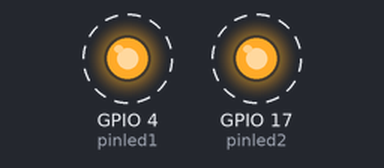
The program below on a simulated Raspberry Pi (BCM pin numbers). On the bench: output pins drawn as LEDs (lit = HIGH). Dashed ring = blinking. Threads take turns every 2 ms.

Above: at 0.2 s.
Timing chart, 0 to 4.6 s (numbered marks = the images above):
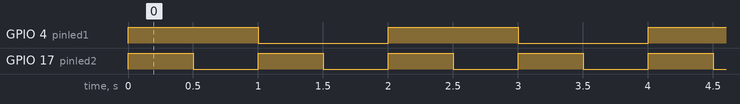

Measured:
- by itself, GPIO 4 (pinled1): alternates HIGH for 1.0 s and LOW for 1.0 s
- by itself, GPIO 17 (pinled2): alternates HIGH for 0.50 s and LOW for 0.50 s
- by itself, everything shown: repeats every 2.0 s, in 6 steps

The program:

Dos_LEDs_V5_Threading.py
```python
import RPi.GPIO as IO
import time
import threading

pinled1 = 4
pinled2 = 17
interval_led1 = 1  # Interval per al LED 1
interval_led2 = 0.5  # Interval per al LED 2

# Configura els pins GPIO
def setup_gpio():
    IO.setmode(IO.BCM)
    IO.setup(pinled1, IO.OUT)
    IO.setup(pinled2, IO.OUT)

# Neteja la configuració GPIO
def netejaIO():
    IO.cleanup()

# Funció per al parpelleig del LED 1
def blink_led1():
    led1_state = False
    while True:
        led1_state = not led1_state
        IO.output(pinled1, led1_state)
        time.sleep(interval_led1)

# Funció per al parpelleig del LED 2
def blink_led2():
    led2_state = False
    while True:
        led2_state = not led2_state
        IO.output(pinled2, led2_state)
        time.sleep(interval_led2)

# Configuració GPIO
setup_gpio()

try:
    # Creació i inici dels fils
    thread_led1 = threading.Thread(target=blink_led1)
    thread_led2 = threading.Thread(target=blink_led2)

    thread_led1.start()
    thread_led2.start()

    # Espera infinita perquè els fils segueixin executant-se
    thread_led1.join()
    thread_led2.join()

except KeyboardInterrupt:
    netejaIO()


'''
Explicació:
    blink_led1() i blink_led2(): Cada funció controla el parpelleig d'un LED de manera independent, alternant el seu estat segons l'interval específic.
    thread_led1 i thread_led2: Es creen dos fils, un per a cada funció de parpelleig.
    thread.start(): Inicia el fil d'execució per al LED corresponent.
    thread.join(): Manté el programa en execució perquè els fils es mantinguin actius.
Aquest enfocament permet que els dos LEDs parpellegin de forma totalment independent gràcies a l'ús dels fils d'execució (threads).
'''
```
